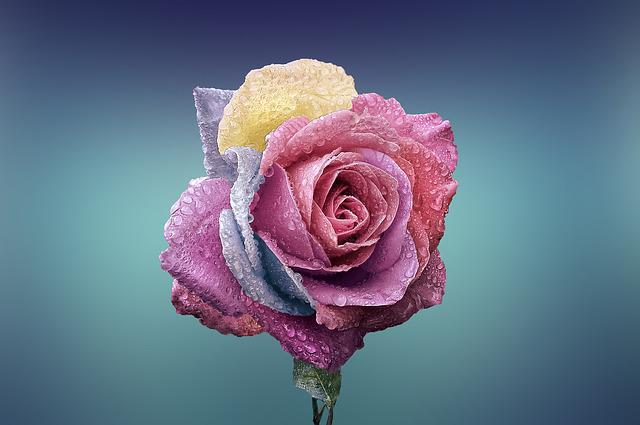
#> input picture CV-5/Lab1/Resources/image.jpg, 640 x 425 px, found by its file name
$ python Q6.py
#> lines starting #> are read from the running program, lines starting #| are printed output that depends on the picture
import cv2 as cv

img = cv.imread('Lab1/Resources/image.jpg')
#> img is the input picture: shape (425, 640, 3); mean B, G, R 132.9, 112.1, 101.1
cv.imshow('Image', img)

rotated = cv.rotate(img, cv.ROTATE_90_CLOCKWISE)
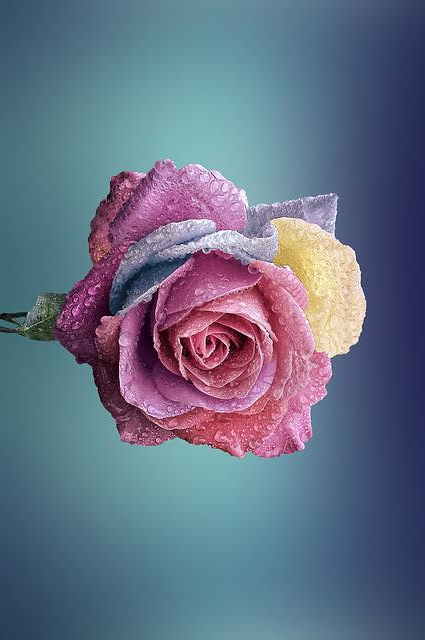
#> rotated: shape (640, 425, 3); mean B, G, R 132.9, 112.1, 101.1
cv.imshow("Rotated", rotated)

cv.waitKey(0)
